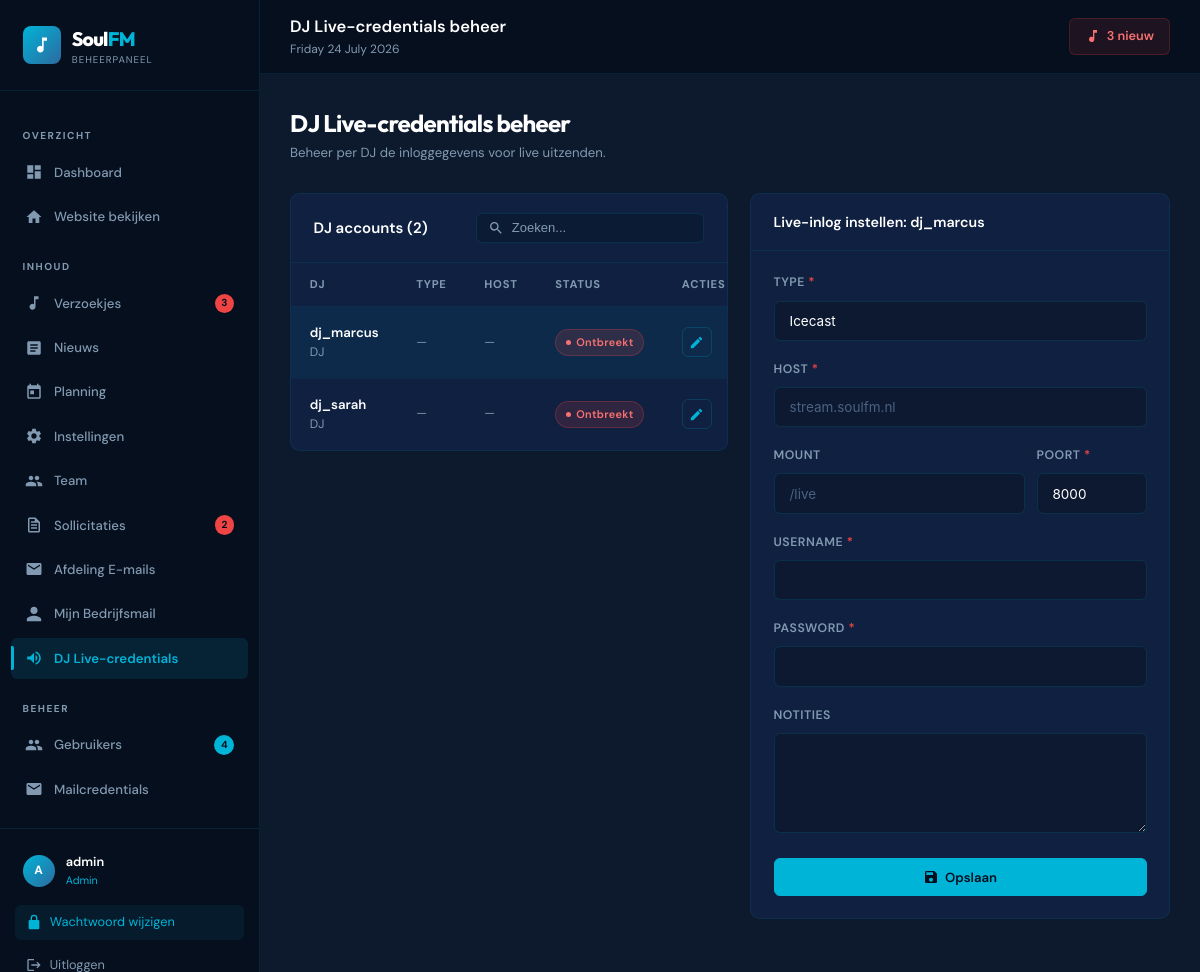
Page /admin/live-credentials.php (signed in) on the committed database.
### tables this page shows
CREATE TABLE IF NOT EXISTS users (
    id INT AUTO_INCREMENT PRIMARY KEY,
    username VARCHAR(50) NOT NULL UNIQUE,
    email VARCHAR(100) NOT NULL UNIQUE,
    password_hash VARCHAR(255) NOT NULL,
    role ENUM(
        'admin',
        'dj',
        'dj_hoofd',
        'administratie',
        'administratie_hoofd',
        'evenementen',
        'evenementen_hoofd',
        'redactie',
        'redactie_hoofd',
        'content',
        'content_hoofd',
        'marketing',
        'marketing_hoofd',
        'moderator',
        'listener'
    ) NOT NULL DEFAULT 'listener',
    avatar VARCHAR(255) DEFAULT NULL,
    active TINYINT(1) NOT NULL DEFAULT 1,
    created_at DATETIME NOT NULL DEFAULT CURRENT_TIMESTAMP,
    last_login DATETIME DEFAULT NULL
);

### admin/live-credentials.php (the view, shortened to what the rows shown need)
<?php
require_once __DIR__ . '/../includes/auth.php';
require_once __DIR__ . '/../includes/functions.php';
$role = $_SESSION['user_role'] ?? 'listener';
$isAdmin = $role === 'admin';
$djs = getDjsWithLiveStatus();
if ($isAdmin) {
    $editUserId = (int)($_GET['user'] ?? 0);
    if (!$editUserId && !empty($djs)) {
        $editUserId = (int)$djs[0]['id'];
    }
    $editUser = null;
    foreach ($djs as $djUser) {
        if ((int)$djUser['id'] === $editUserId) {
            $editUser = $djUser;
            break;
        }
    }
} else {
    $editUserId = (int)$_SESSION['user_id'];
    $editUser = getCurrentUser();
    $editCreds = getDjLiveCredentials($editUserId);
}
require_once __DIR__ . '/includes/admin-header.php';
?>
<div class="page-header-admin">
  <div>
    <h1><?= $isAdmin ? 'DJ Live-credentials beheer' : 'Mijn Live Radio Inlog' ?></h1>
  </div>
</div>
<?php if ($isAdmin): ?>
<div style="display:grid;grid-template-columns:1fr 420px;gap:1.5rem;align-items:start">
  <div class="table-container">
    <div class="table-wrapper">
      <table id="dj-live-table" aria-label="DJ live credentials">
        <thead>
          <tr>
            <th>DJ</th>
            <th>Type</th>
            <th>Host</th>
            <th>Status</th>
            <th>Acties</th>
          </tr>
        </thead>
        <tbody>
          <?php foreach ($djs as $djUser): ?>
          <tr style="<?= (int)$djUser['id'] === $editUserId ? 'background:rgba(0,180,216,.07)' : '' ?>">
            <td data-label="DJ">
              <div class="td-primary"><?= htmlspecialchars($djUser['username']) ?></div>
              <div class="td-muted"><?= getRoleLabel($djUser['role']) ?></div>
            </td>
            <td data-label="Type" class="td-muted"><?= htmlspecialchars($djUser['stream_type'] ?: '—') ?></td>
            <td data-label="Host" class="td-muted"><?= htmlspecialchars($djUser['host'] ?: '—') ?></td>
            <td data-label="Status">
              <?php if ($djUser['has_live_creds']): ?>
              <span class="badge badge-active">Ingesteld</span>
              <?php else: ?>
              <span class="badge badge-inactive">Ontbreekt</span>
              <?php endif; ?>
            </td>
            <td data-label="Acties">
              <div class="action-btns">
                <a href="?user=<?= (int)$djUser['id'] ?>#edit-form" class="btn-icon edit" title="Bewerken">
                  <svg viewBox="0 0 24 24"><path d="M3 17.25V21h3.75L17.81 9.94l-3.75-3.75L3 17.25zM20.71 7.04a1 1 0 000-1.41l-2.34-2.34a1 1 0 00-1.41 0l-1.83 1.83 3.75 3.75 1.83-1.83z"/></svg>
                </a>
              </div>
            </td>
          </tr>
          <?php endforeach; ?>
        </tbody>
      </table>
    </div>
  </div>
  <div id="edit-form" style="position:sticky;top:80px">
    <div class="section-card">
      <div class="section-card-header">
        <span class="section-card-title">
          <?= $editUser ? 'Live-inlog instellen: ' . htmlspecialchars($editUser['username']) : 'Selecteer een DJ' ?>
        </span>
      </div>
    </div>
  </div>
</div>
<?php endif; ?>
<?php require_once __DIR__ . '/includes/admin-footer.php'; ?>

### admin/includes/admin-header.php (shortened to what the rows shown need)
<?php
$currentUser = getCurrentUser();
?>
<!DOCTYPE html>
<html lang="nl">
<head>
  <link rel="stylesheet" href="<?= BASE_URL ?>/assets/css/admin.css">
</head>
<body>
<div class="admin-layout">
  <aside class="sidebar" id="admin-sidebar" role="navigation" aria-label="Admin navigatie">
    <div class="sidebar-footer">
      <div class="sidebar-user">
        <div class="sidebar-avatar"><?= strtoupper(substr($currentUser['username'] ?? 'A', 0, 1)) ?></div>
        <div>
          <div class="sidebar-username"><?= htmlspecialchars($currentUser['username'] ?? '') ?></div>
          <div class="sidebar-role"><?= htmlspecialchars($currentUser['role'] ?? '') ?></div>
        </div>
      </div>
    </div>
  </aside>
  <div class="admin-content">
    <main class="admin-main">

### rows in the picture
users: username "A", username "admin", role "Admin"
users: username "dj_marcus", role "DJ", stream_type "—", host "—"
users: username "dj_sarah", role "DJ", stream_type "—", host "—"

### other values in the picture
$pendingCount "3"
$newApps "2"
getUserCount() "4"
$pageTitle "DJ Live-credentials beheer"
count($djs) "2"
